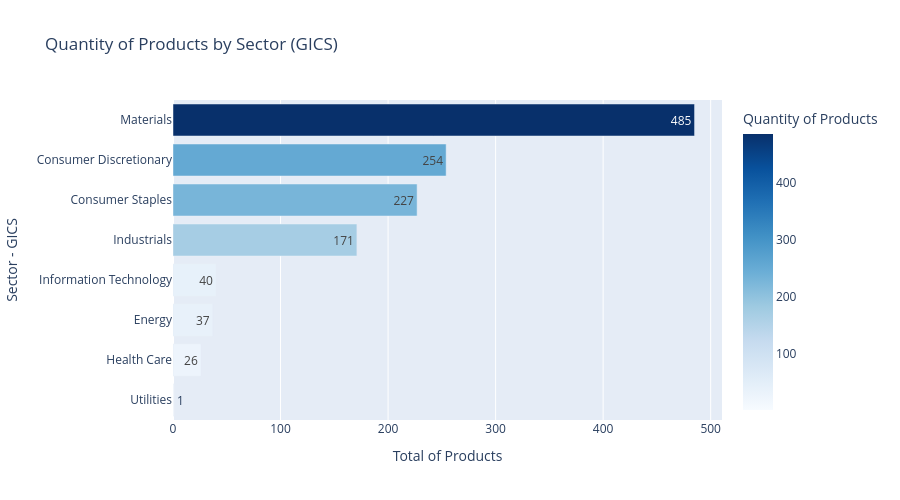

Here is the notebook cell this chart was saved with:
### Code cell
import pandas as pd
import plotly.express as px


df = pd.read_csv('hs92_gics.csv')
df_produtos = df[df['level'] == '4digit']

#quantidade por setor
contagem_setores = df_produtos['gics_sector'].value_counts().reset_index()
contagem_setores.columns = ['Sector - GICS', 'Quantity of Products']

#ordenação de quantidade
contagem_setores = contagem_setores.sort_values(by='Quantity of Products', ascending=True)

#grafico
fig = px.bar(
    contagem_setores, 
    x='Quantity of Products', 
    y='Sector - GICS',  # <-- Ajustado para o nome correto em inglês
    orientation='h',
    title='Quantity of Products by Sector (GICS)', # <-- Corrigido o erro de digitação
    text='Quantity of Products',
    color='Quantity of Products',
    color_continuous_scale='Blues')

fig.update_layout(
    yaxis_title='Sector - GICS',
    xaxis_title='Total of Products',
    showlegend=False,
    height=500)

fig.show()

### Figure 1 — Plotly figure (JSON) as saved in the notebook; plotly's stock layout.template omitted (floating-point values rounded to 4 significant figures)
{"data": [{"alignmentgroup": "True", "hovertemplate": "Quantity of Products=%{marker.color}<br>Sector - GICS=%{y}<extra></extra>", "legendgroup": "", "marker": {"color": [1, 26, 37, 40, 171, 227, 254, 485], "coloraxis": "coloraxis", "pattern": {"shape": ""}}, "name": "", "offsetgroup": "", "orientation": "h", "showlegend": false, "text": [1, 26, 37, 40, 171, 227, 254, 485], "textposition": "auto", "type": "bar", "x": [1, 26, 37, 40, 171, 227, 254, 485], "xaxis": "x", "y": ["Utilities", "Health Care", "Energy", "Information Technology", "Industrials", "Consumer Staples", "Consumer Discretionary", "Materials"], "yaxis": "y"}], "layout": {"barmode": "relative", "coloraxis": {"colorbar": {"title": {"text": "Quantity of Products"}}, "colorscale": [[0, "rgb(247,251,255)"], [0.125, "rgb(222,235,247)"], [0.25, "rgb(198,219,239)"], [0.375, "rgb(158,202,225)"], [0.5, "rgb(107,174,214)"], [0.625, "rgb(66,146,198)"], [0.75, "rgb(33,113,181)"], [0.875, "rgb(8,81,156)"], [1, "rgb(8,48,107)"]]}, "height": 500, "legend": {"tracegroupgap": 0}, "showlegend": false, "title": {"text": "Quantity of Products by Sector (GICS)"}, "xaxis": {"anchor": "y", "domain": [0, 1], "title": {"text": "Total of Products"}}, "yaxis": {"anchor": "x", "domain": [0, 1], "title": {"text": "Sector - GICS"}}}}
